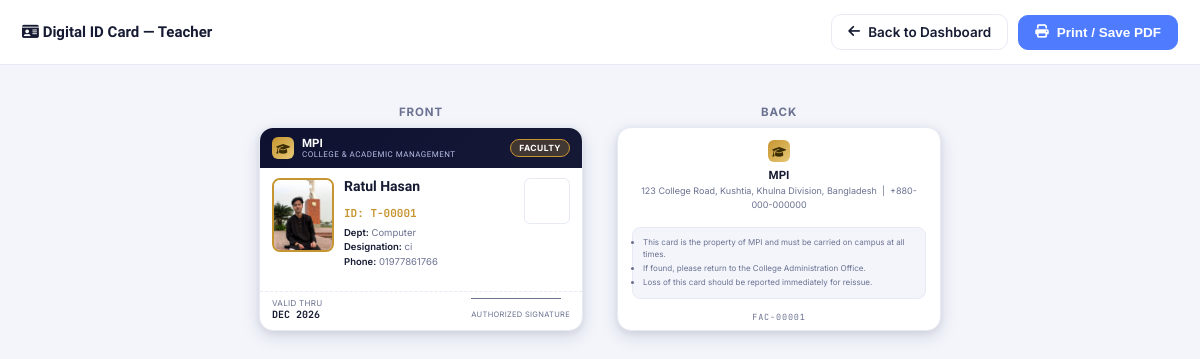
/teacher/1/id-card/ (signed in), run on the app's committed database.
### app/models.py (models this page shows, shortened)
class Teacher(models.Model):
    SHIFT_CHOICES = [
        ('1st', '1st Shift'),
        ('2nd', '2nd Shift'),
    ]
    first_name = models.CharField(max_length=50)
    last_name = models.CharField(max_length=50)
    email = models.EmailField()
    phone = models.CharField(max_length=20)
    department = models.ForeignKey(Department, on_delete=models.CASCADE)
    shift = models.CharField(max_length=10, choices=SHIFT_CHOICES, blank=True, default='')
    designation = models.CharField(max_length=100)
    salary = models.DecimalField(max_digits=10, decimal_places=2)
    teacher_image = models.ImageField(upload_to='teacher_images/', blank=True, null=True)

class Department(models.Model):
    name = models.CharField(max_length=100)

### app/views.py (the view)
# urls.py: path('teacher/<int:pk>/id-card/', views.teacher_id_card, name='teacher_id_card'),
def teacher_id_card(request, pk):
    teacher = get_object_or_404(Teacher, pk=pk)
    return render(request, 'id_card_teacher.html', {
        'teacher': teacher,
        'card_year': localdate().year,
    })

### accounts/context_processors.py (called while the page is built)
def site_branding(request):
    try:
        SiteSettings = apps.get_model(CORE_APP, "SiteSettings")
        site_settings = SiteSettings.objects.first()
    except Exception:
        site_settings = None
    return {"site_settings": site_settings}

### templates/Id_card_teacher.html (shortened to what this page needs)
{% load static %}
<!DOCTYPE html>
<html lang="en">
<head>
<link href="https://cdnjs.cloudflare.com/ajax/libs/font-awesome/6.4.0/css/all.min.css" rel="stylesheet">
</head>
<body>
  <div class="toolbar">
    <h5><i class="fas fa-id-card me-1"></i> Digital ID Card — Teacher</h5>
    <a href="{% url 'index' %}" class="btn"><i class="fas fa-arrow-left"></i> Back to Dashboard</a>
    <button class="btn btn-primary" onclick="window.print()"><i class="fas fa-print"></i> Print / Save PDF</button>
  </div>
  <div class="stage">
    <div>
      <div class="card-label">Front</div>
      <div class="card-id card-front">
        <div class="band">
          <div class="brand-mark"><i class="fas fa-graduation-cap"></i></div>
          <div class="school">MPI<small>College &amp; Academic Management</small></div>
          <div class="role-pill">Faculty</div>
        </div>
        <div class="body">
          <div class="photo-wrap">
            {% if teacher.teacher_image %}
              <img src="{{ teacher.teacher_image.url }}" class="id-photo" alt="{{ teacher.first_name }}">
            {% else %}
              <div class="id-photo-placeholder"><i class="fas fa-user fa-lg"></i></div>
            {% endif %}
          </div>
          <div class="id-info">
            <p class="id-name">{{ teacher.first_name }} {{ teacher.last_name }}</p>
            <p class="id-roll">ID: T-{{ teacher.id|stringformat:"05d" }}</p>
            <div class="id-meta">
              <b>Dept:</b> {{ teacher.department.name }}<br>
              <b>Designation:</b> {{ teacher.designation }}<br>
              <b>Phone:</b> {{ teacher.phone }}
            </div>
          </div>
          <div class="qr-box" id="qr-front"></div>
        </div>
        <div class="foot">
          <div class="valid-thru">Valid Thru<b>Dec {{ card_year }}</b></div>
          <div class="sig"><div class="line"></div><span>Authorized Signature</span></div>
        </div>
      </div>
    </div>
    <div>
      <div class="card-label">Back</div>
      <div class="card-id card-back">
        <div class="brand-mark"><i class="fas fa-graduation-cap"></i></div>
        <h6>MPI</h6>
        <div class="addr">123 College Road, Kushtia, Khulna Division, Bangladesh &nbsp;|&nbsp; +880-000-000000</div>
        <ul class="terms">
          <li>This card is the property of MPI and must be carried on campus at all times.</li>
          <li>If found, please return to the College Administration Office.</li>
          <li>Loss of this card should be reported immediately for reissue.</li>
        </ul>
        <div class="barcode-num">FAC-{{ teacher.id|stringformat:"05d" }}</div>
      </div>
    </div>
  </div>
</body>
</html>

### templates/Id_card_teacher.html (style rules this page uses)
:root { --accent:#4F7CFF; --sidebar-bg:#0E1130; --sidebar-bg-2:#151936; --text:#161B33; --text-muted:#6B7291; --border:#E7EAF4; --bg:#F3F5FB; --gold:#C6952F; }
* { box-sizing:border-box; }
body { margin:0; background:var(--bg); color:var(--text); font-family:'Inter',-apple-system,sans-serif; min-height:100vh; }
.toolbar { position:sticky; top:0; z-index:10; display:flex; align-items:center; gap:10px; padding:14px 22px; background:#fff; border-bottom:1px solid var(--border); }
.toolbar h5 { margin:0; font-family:'Sora',sans-serif; font-size:15px; }
.btn { display:inline-flex; align-items:center; gap:8px; border:1px solid var(--border); background:#fff; color:var(--text); padding:9px 16px; border-radius:10px; font-weight:600; font-size:13.5px; cursor:pointer; text-decoration:none; }
.btn-primary { background:var(--accent); border-color:var(--accent); color:#fff; }
.stage { display:flex; flex-wrap:wrap; gap:34px; justify-content:center; padding:40px 20px 60px; }
.card-id { width:3.375in; height:2.125in; border-radius:14px; overflow:hidden; position:relative; background:#fff; box-shadow:0 6px 18px rgba(20,25,60,.12), 0 2px 6px rgba(20,25,60,.08); border:1px solid var(--border); display:flex; flex-direction:column; }
.card-label { text-align:center; font-size:11.5px; color:var(--text-muted); font-weight:700; text-transform:uppercase; letter-spacing:.08em; margin-bottom:8px; }
.card-front .band { background:linear-gradient(135deg,var(--sidebar-bg),var(--sidebar-bg-2)); color:#fff; padding:9px 12px; display:flex; align-items:center; gap:8px; }
.brand-mark { width:22px; height:22px; border-radius:6px; background:linear-gradient(135deg,var(--gold),#E7C877); display:flex; align-items:center; justify-content:center; font-size:11px; flex-shrink:0; color:#3a2c05; }
.band .school { font-family:'Sora',sans-serif; font-weight:700; font-size:11.5px; line-height:1.15; }
.band .school small { display:block; font-weight:500; font-size:8px; color:#B8BEE8; letter-spacing:.06em; text-transform:uppercase; }
.band .role-pill { margin-left:auto; background:rgba(198,149,47,.25); border:1px solid var(--gold); color:#fff; font-size:8.5px; font-weight:700; text-transform:uppercase; letter-spacing:.05em; padding:3px 8px; border-radius:20px; }
.card-front .body { flex:1; display:flex; gap:10px; padding:10px 12px 6px; }
.photo-wrap { flex-shrink:0; }
.id-photo { width:62px; height:74px; border-radius:8px; object-fit:cover; border:2px solid var(--gold); background:var(--bg); }
.id-info { flex:1; min-width:0; }
.id-name { font-family:'Sora',sans-serif; font-weight:700; font-size:14px; line-height:1.15; margin:0 0 2px; word-break:break-word; }
.id-roll { font-family:'JetBrains Mono',monospace; font-size:11px; color:var(--gold); font-weight:700; margin-bottom:6px; }
.id-meta { font-size:9.5px; color:var(--text-muted); line-height:1.55; }
.id-meta b { color:var(--text); font-weight:600; }
.qr-box { flex-shrink:0; width:46px; height:46px; padding:2px; background:#fff; border:1px solid var(--border); border-radius:6px; display:flex; align-items:center; justify-content:center; }
.card-front .foot { display:flex; align-items:center; justify-content:space-between; padding:6px 12px 9px; border-top:1px dashed var(--border); margin-top:auto; }
.valid-thru { font-size:8px; color:var(--text-muted); text-transform:uppercase; letter-spacing:.04em; }
.valid-thru b { display:block; font-size:10px; color:var(--text); font-family:'JetBrains Mono',monospace; letter-spacing:0; }
.sig { text-align:right; }
.sig .line { width:90px; border-bottom:1px solid var(--text-muted); margin-bottom:2px; }
.sig span { font-size:7.5px; color:var(--text-muted); text-transform:uppercase; letter-spacing:.04em; }
.card-back { padding:12px 14px; text-align:center; }
.card-back .brand-mark { margin:0 auto 6px; }
.card-back h6 { font-family:'Sora',sans-serif; font-size:11.5px; margin:0 0 2px; font-weight:700; }
.card-back .addr { font-size:9px; color:var(--text-muted); line-height:1.5; margin-bottom:8px; }
.card-back .terms { font-size:8px; color:var(--text-muted); line-height:1.5; text-align:left; background:var(--bg); border:1px solid var(--border); border-radius:8px; padding:8px 10px; margin-bottom:8px; }
.card-back .terms li { margin-bottom:2px; }
.barcode-num { font-family:'JetBrains Mono',monospace; font-size:8.5px; letter-spacing:.1em; color:var(--text-muted); }

### data on the page
Teacher: teacher_image (picture), first_name "Ratul", last_name "Hasan", id "00001", department.name "Computer", designation "ci", phone "01977861766"

### other printed values
{{ card_year }} "2026"
